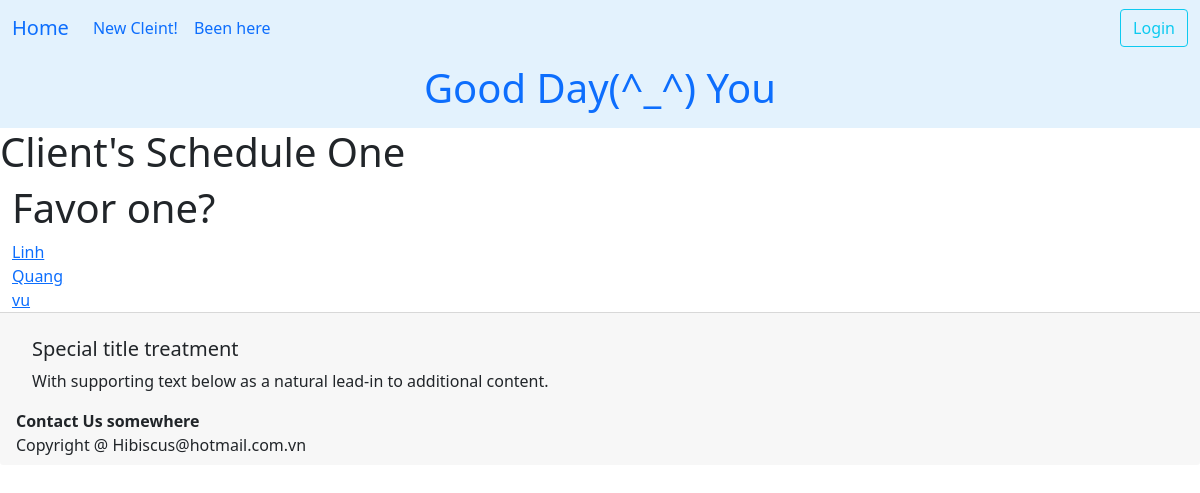
/dathen/first_step/, run on the app's committed database.
### ledger/models.py (models this page shows, shortened)
class Technician(models.Model):
    class Status(models.TextChoices):
        on = "Working"
        off = "Off Work"
        available = "Available"
    name = models.CharField(max_length=25)
    phone = PhoneNumberField()
    email = models.EmailField(max_length=40, null=True, blank=True)
    owner = models.ForeignKey(settings.AUTH_USER_MODEL, on_delete=models.DO_NOTHING)
    isWork = models.BooleanField(default=False)
    start_work_at = models.TimeField()
    end_work = models.TimeField()
    status = models.CharField(choices=Status.choices, max_length=12, default=Status.off)
    picture = models.BinaryField(null=True, editable=True)
    content_type = models.CharField(max_length=256, null=True, help_text='The MIMEType of the file')
    services = models.ManyToManyField("Service", blank=True, related_name="tech")
    time_come_in = models.TimeField(null=True)
    class Meta:
        unique_together = ('name','phone',)
        ordering = ['name']
    def get_absolute_url(self):
        return reverse("datHen:technician_detail", kwargs={"pk": self.pk})

### datHen/views.py (the view)
# urls.py: path('first_step/', views.FirstStep.as_view(), name='first_step' ),
class FirstStep(View):
    template = 'datHen/first_step.html'
    tech = Technician.objects.all()
    def get(self,request):
        cont = {'tech': self.tech}
        return render(request, self.template, cont)

### datHen/templates/datHen/first_step.html (shortened to what this page needs)
{% extends 'base.html' %}
{% load crispy_forms_tags %}
{% block headding %}
    <h1 class='title'>Client's Schedule One</h1>
{% endblock headding %}
{% block content %}
    <h1>Favor one?</h1>
    {% for employee in tech %}
    <div>
        <a href="{{ employee.get_absolute_url }}"> {{ employee.name }} </a>
    </div>
     {% endfor %}
{% endblock content %}
{% block footer %}
    <strong>Contact Us somewhere</strong>
{% endblock footer %}

### data on the page
Technician: name "Linh"
Technician: name "Quang"
Technician: name "vu"

### other printed values
{{ user.username | default:'You' }} "You"
